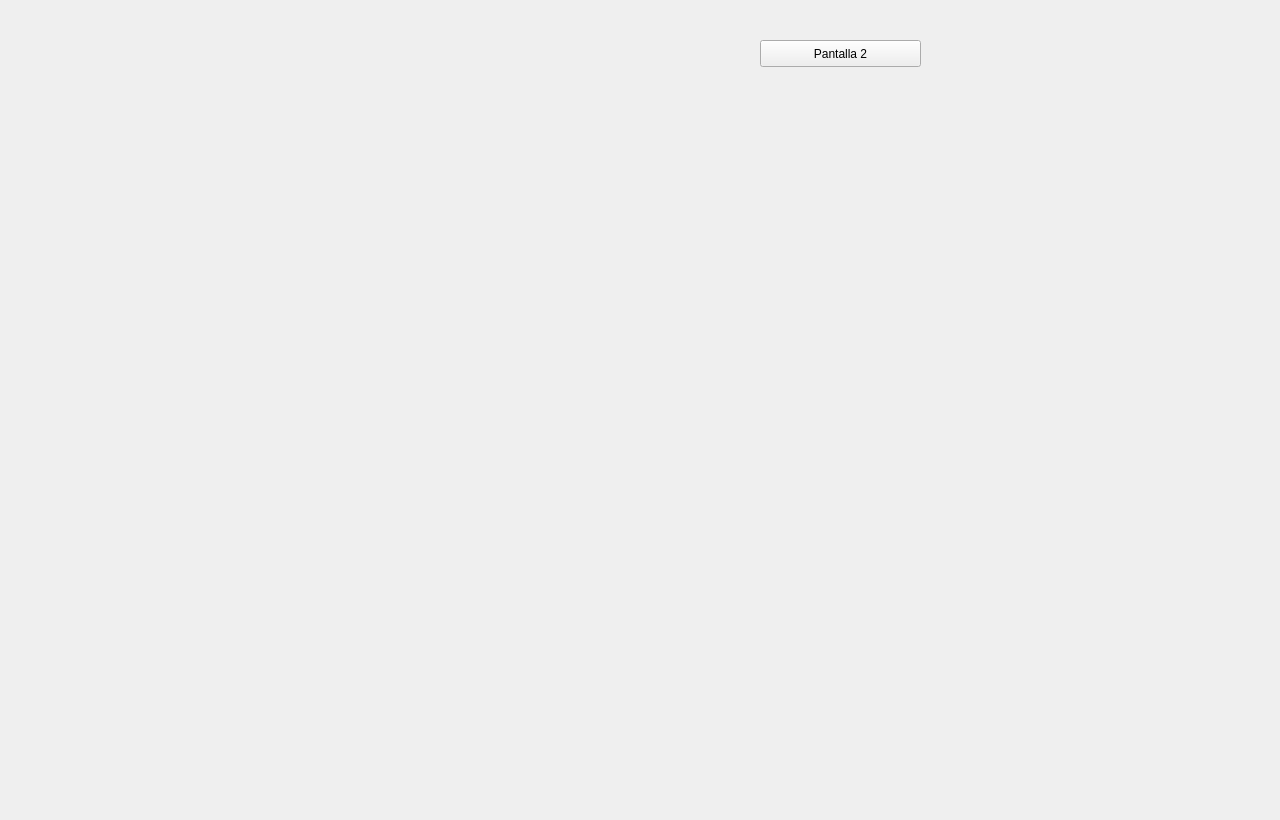
<?xml version="1.0" encoding="UTF-8"?>
<ui version="4.0">
 <class>panelPrincipal</class>
 <widget class="QWidget" name="panelPrincipal">
  <property name="geometry">
   <rect>
    <x>0</x>
    <y>0</y>
    <width>1280</width>
    <height>820</height>
   </rect>
  </property>
  <property name="windowTitle">
   <string>Hola</string>
  </property>
  <widget class="QPushButton" name="botonCambio">
   <property name="geometry">
    <rect>
     <x>760</x>
     <y>40</y>
     <width>161</width>
     <height>27</height>
    </rect>
   </property>
   <property name="text">
    <string>Pantalla 2</string>
   </property>
  </widget>
 </widget>
 <resources/>
 <connections/>
</ui>
